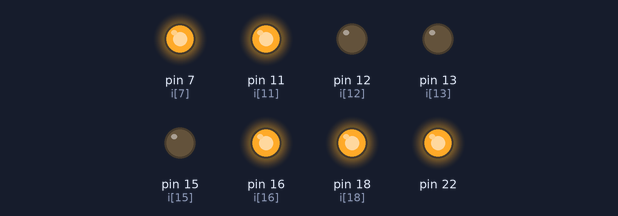
Recording of a program running on a simulated Raspberry Pi (header pin numbers). Parts: output pins drawn as LEDs (lit = HIGH). Random numbers come from a fixed seed. At 23.6 s the program stops and its outputs stay as they are.

Above: at 0.1 s.
At 5.1 s:
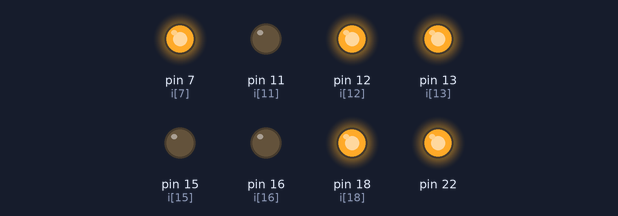
At 10.1 s:
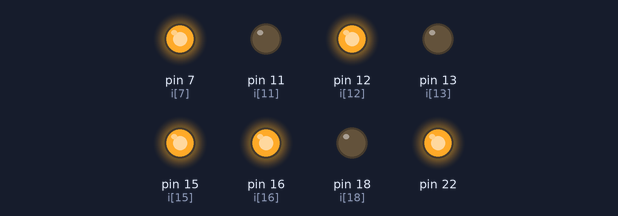
At 15.1 s:
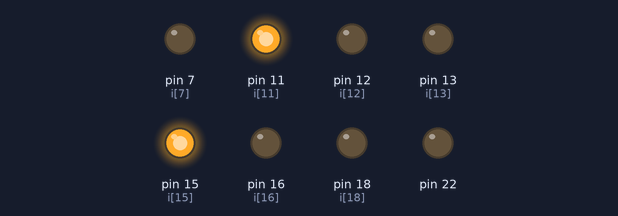
At 17.1 s:
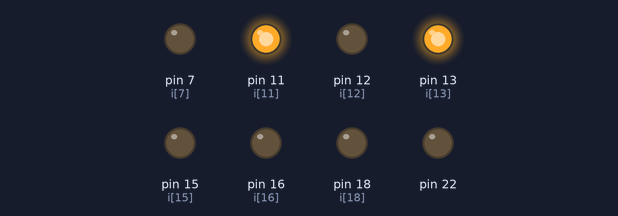
At 23.7 s:
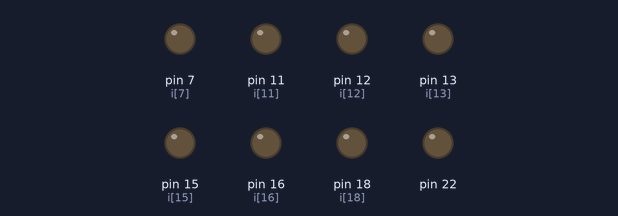
Timing chart, 0 to 25.1 s (numbered marks = the images above):
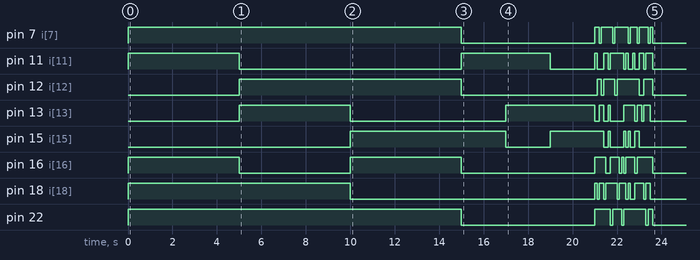

Measured:
- by itself, pin 7 (i[7]): LOW → HIGH at 0.00 s, → LOW 15.0 s later, → HIGH 6.0 s later, → LOW 0.20 s later, … (14 changes in this stretch)
- by itself, pin 11 (i[11]): LOW → HIGH at 0.00 s, → LOW 5.0 s later, → HIGH 10.0 s later, → LOW 4.0 s later, … (18 changes in this stretch)
- by itself, pin 12 (i[12]): LOW → HIGH at 5.0 s, → LOW 10.0 s later, → HIGH 6.1 s later, → LOW 0.20 s later, … (10 changes in this stretch)
- by itself, pin 13 (i[13]): LOW → HIGH at 5.0 s, → LOW 5.0 s later, → HIGH 7.0 s later, → LOW 4.0 s later, … (14 changes in this stretch)
- by itself, pin 15 (i[15]): LOW → HIGH at 10.0 s, → LOW 7.0 s later, → HIGH 2.0 s later, → LOW 2.4 s later, … (12 changes in this stretch)
- by itself, pin 16 (i[16]): LOW → HIGH at 0.00 s, → LOW 5.0 s later, → HIGH 5.0 s later, → LOW 5.0 s later, … (14 changes in this stretch)
- by itself, pin 18 (i[18]): LOW → HIGH at 0.00 s, → LOW 10.0 s later, → HIGH 11.0 s later, → LOW 0.10 s later, … (16 changes in this stretch)
- by itself, pin 22: LOW → HIGH at 0.00 s, → LOW 15.0 s later, → HIGH 6.0 s later, → LOW 0.70 s later, … (10 changes in this stretch)

The program:

rgbled_rand.py
```python
#!/usr/bin/python3
'''rgbled_rand.py'''
import time
from random import randint
import RPi.GPIO as GPIO

#Setup Active states
#Common Cathode RGB-LEDs (Cathode=Active Low)
LED_ENABLE = 0; LED_DISABLE = 1
RGB_ENABLE = 1; RGB_DISABLE = 0
#HARDWARE SETUP
# 2[=====1=23=4==]26[=======]40
# 1[===5=RGB=====]25[=======]39
#LED CONFIG - Set GPIO Ports
LED1 = 12; LED2 = 16; LED3 = 18; LED4 = 22; LED5 = 7
LED = [LED1, LED2, LED3, LED4, LED5]
RGB_RED = 11; RGB_GREEN = 13; RGB_BLUE = 15
RGB = [RGB_RED, RGB_GREEN, RGB_BLUE]
#Mixed Colors
RGB_CYAN = [RGB_GREEN, RGB_BLUE]
RGB_MAGENTA = [RGB_RED, RGB_BLUE]
RGB_YELLOW = [RGB_RED, RGB_GREEN]
RGB_WHITE = [RGB_RED, RGB_GREEN, RGB_BLUE]
RGB_LIST = [RGB_RED, RGB_GREEN, RGB_BLUE, RGB_CYAN,
            RGB_MAGENTA, RGB_YELLOW, RGB_WHITE]

def led_setup():
    '''Setup the RGB-LED module pins and state.'''
    #Set up the wiring
    GPIO.setmode(GPIO.BOARD)
    # Setup Ports
    for val in LED:
        GPIO.setup(val, GPIO.OUT)
    for val in RGB:
        GPIO.setup(val, GPIO.OUT)
    led_clear()

def led_gpiocontrol(pins, state):
    '''This function will control the state of
    a single or multiple pins in a list.'''
    #determine if "pins" is a single integer or not
    if isinstance(pins, int):
        #Single integer - reference directly
        GPIO.output(pins, state)
    else:
        #if not, then cycle through the "pins" list
        for i in pins:
            GPIO.output(i, state)

def led_activate(led, color):
    '''Enable the selected led(s) and set the required color(s)
    Will accept single or multiple values'''
    #Enable led
    led_gpiocontrol(led, LED_ENABLE)
    #Enable color
    led_gpiocontrol(color, RGB_ENABLE)

def led_deactivate(led, color):
    '''Deactivate the selected led(s) and set the required
    color(s) will accept single or multiple values'''
    #Disable led
    led_gpiocontrol(led, LED_DISABLE)
    #Disable color
    led_gpiocontrol(color, RGB_DISABLE)

def led_time(led, color, timeon):
    '''Switch on the led and color for the timeon period'''
    led_activate(led, color)
    time.sleep(timeon)
    led_deactivate(led, color)

def led_clear():
    '''Set the pins to default state.'''
    for val in LED:
        GPIO.output(val, LED_DISABLE)
    for val in RGB:
        GPIO.output(val, RGB_DISABLE)

def led_cleanup():
    '''Reset pins to default state and release GPIO'''
    led_clear()
    GPIO.cleanup()

def led_rgbrandom(led, period, colors):
    ''' Light up the selected led, for period in seconds,
    in one of the possible colors. The colors can be
    1 to 3 for RGB, or 1-6 for RGB plus combinations,
    1-7 includes white. Anything over 7 will be set as
    OFF (larger the number more chance of OFF).'''
    value = randint(1, colors)
    if value < len(RGB_LIST):
        led_time(led, RGB_LIST[value-1], period)

def main():
    '''Directly run test function
    This function will run if the file is executed directly'''
    led_setup()
    led_time(LED1, RGB_RED, 5)
    led_time(LED2, RGB_GREEN, 5)
    led_time(LED3, RGB_BLUE, 5)
    led_time(LED, RGB_MAGENTA, 2)
    led_time(LED, RGB_YELLOW, 2)
    led_time(LED, RGB_CYAN, 2)
    for i in range(20):
        for j in LED:
            #Select from all, plus OFF
            led_rgbrandom(j, 0.1, 20)

if __name__ == '__main__':
    try:
        main()
    finally:
        led_cleanup()
#End
```
